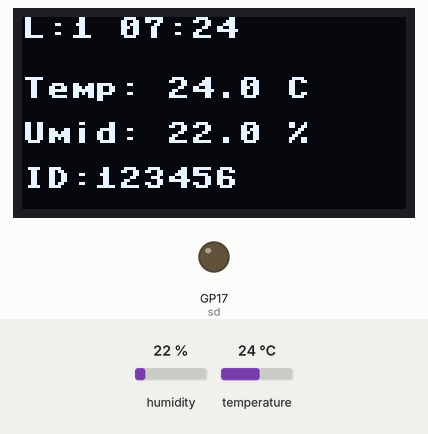
Simulated run of this program. Board: Raspberry Pi Pico running MicroPython. On the bench: 128×64 one-colour display, output pins drawn as LEDs (lit = HIGH). The inputs (shaded band) are chosen by the test bench; at power-on: humidity 55 %, temperature 24 °C. WiFi joins after 1.5 s; the clock reads 2024-03-15 10:24:30 at power-on unless the program sets it; files the program writes start out absent; no MQTT or app messages arrive unless stated; what the program prints to the serial console is not drawn.

1.3 s: humidity set to 22 %
Above: at 2.8 s.
Timing chart, 0 to 4.3 s (numbered marks = the images above; inputs shaded):
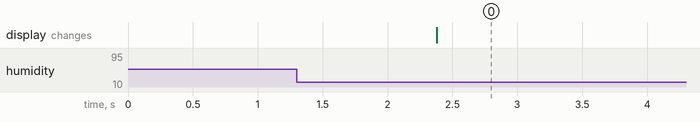

The program:

Pico_W_Mato_Temperatura_Nuvem_local_ambos_10minutos.py
```python
import network
import time
import machine
import os
import binascii
from umqtt.simple import MQTTClient
import ntptime
from machine import Pin, I2C, SPI
import ssd1306
import gc # Para limpar a memória RAM
import dht
import sdcard

# ==================== Configuração de Periféricos ====================
try:
    i2c = I2C(0, scl=Pin(1), sda=Pin(0))
    oled = ssd1306.SSD1306_I2C(128, 64, i2c)
except:
    oled = None

sensor = dht.DHT22(Pin(2))

# Configuração SD Card
try:
    spi = SPI(0, baudrate=2000000, miso=Pin(16), sck=Pin(18), mosi=Pin(19))
    sd = sdcard.SDCard(spi, Pin(17, Pin.OUT))
    os.mount(sd, "/sd")
    print("SD Card Montado.")
except:
    sd = None
    print("Falha no SD Card.")

# ==================== Configurações Wi-Fi e MQTT ====================
SSID = "Eliete_2G"
PASSWORD = "senha01957"
MQTT_SERVER_NUVEM = "163.176.182.91"
MQTT_SERVER_LOCAL = "192.168.15.14"
TOPIC_PUB_NUVEM = b"Urbano_Temperatura"
TOPIC_PUB_LOCAL = b"Urbano_Temperatura_Local"
FUSO_HORARIO_SEGUNDOS = -3 * 3600

wlan = network.WLAN(network.STA_IF)
wlan.active(True)
mac_address = binascii.hexlify(wlan.config('mac')).decode()
hostname_placa = "SD_CARD_" + mac_address[-6:]

# ==================== Funções de Apoio ====================

def conectar_wifi():
    if not wlan.isconnected():
        print("Conectando Wi-Fi...")
        wlan.connect(SSID, PASSWORD)
        for _ in range(20):
            if wlan.isconnected(): return True
            time.sleep(1)
    return wlan.isconnected()

def publicar_dados(msg):
    for server in [MQTT_SERVER_NUVEM, MQTT_SERVER_LOCAL]:
        topic = TOPIC_PUB_NUVEM if server == MQTT_SERVER_NUVEM else TOPIC_PUB_LOCAL
        try:
            c = MQTTClient(hostname_placa, server, user="icts", password="icts", keepalive=60)
            c.connect()
            c.publish(topic, msg.encode())
            c.disconnect()
            print(f"Enviado para {server}")
        except:
            print(f"Erro ao enviar para {server}")

# ==================== Loop Principal ====================
leitura_numero = 0

while True:
    try:
        # Limpa a memória RAM não utilizada antes de iniciar o ciclo
        print(f"RAM Livre ANTES: {gc.mem_free()} bytes")
        gc.collect()
        print(f"RAM Livre DEPOIS: {gc.mem_free()} bytes")

        if conectar_wifi():
            leitura_numero += 1
            print(f"\n--- LEITURA #{leitura_numero} ---")

            # --- CORREÇÃO DE DATA/HORA ---
            # Verifica se o ano é anterior a 2024 (relógio resetado)
            if time.localtime()[0] < 2024:
                print("Relógio desatualizado. Sincronizando com NTP...")
                try:
                    ntptime.host = "a.st1.ntp.br" # Servidor NTP Brasil
                    ntptime.settime()
                    print("Relógio atualizado com sucesso!")
                except Exception as e:
                    print(f"Falha na sincronização NTP: {e}")

            # Medição
            sensor.measure()
            t, h = sensor.temperature(), sensor.humidity()

            # Cálculo do horário com fuso
            t_tuple = time.localtime(time.time() + FUSO_HORARIO_SEGUNDOS)
            horario_str = "{:04}-{:02}-{:02} {:02}:{:02}:{:02}".format(*t_tuple[:6])

            payload = f"{leitura_numero},{horario_str},{t:.1f},{h:.1f},{hostname_placa}"
            print(f"Dados: {payload}")

            # SD Card
            if sd:
                try:
                    with open(f"/sd/LOG_{t_tuple[2]:02}.csv", "a") as f:
                        f.write(payload + "\n")
                except: print("Erro ao gravar no SD")

            # Publicação MQTT
            publicar_dados(payload)

            # --- LÓGICA DO OLED ---
            if oled:
                # 1. Mostra resultados por 1 minuto
                oled.fill(0)
                oled.text(f"L:{leitura_numero} {horario_str[11:16]}", 0, 0)
                oled.text(f"Temp: {t:.1f} C", 0, 20)
                oled.text(f"Umid: {h:.1f} %", 0, 35)
                oled.text(f"ID:{hostname_placa[-6:]}", 0, 50)
                oled.show()
                time.sleep(60)

                # 2. Contagem regressiva de 9 a 1 minuto
                for min_restante in range(9, 0, -1):
                    oled.fill(0)
                    oled.text("MODO ESPERA", 20, 0)
                    oled.text(f"Proxima leitura", 5, 25)
                    oled.text(f"em: {min_restante} min", 25, 45)
                    oled.show()
                    print(f"Aguardando... {min_restante} min")
                    time.sleep(60)
            else:
                time.sleep(540)

    except Exception as e:
        print(f"Erro detectado: {e}")
        time.sleep(10)
        machine.reset()	
```

Measured:
- after the input at 1.3 s, the display: changes after 1.1 s (image 0)
